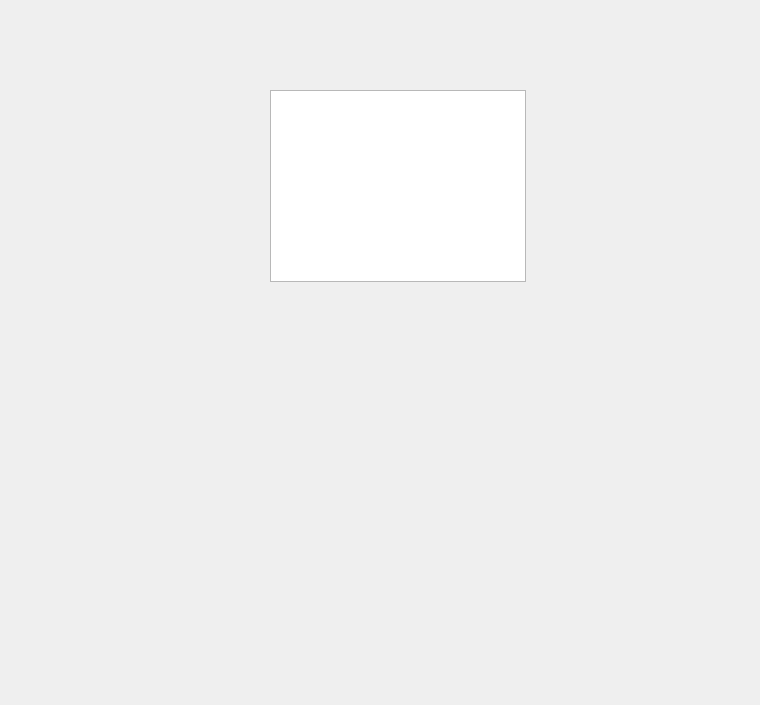
<?xml version="1.0" encoding="UTF-8"?>
<ui version="4.0">
 <class>Form</class>
 <widget class="QWidget" name="Form">
  <property name="geometry">
   <rect>
    <x>0</x>
    <y>0</y>
    <width>760</width>
    <height>705</height>
   </rect>
  </property>
  <property name="windowTitle">
   <string>Form</string>
  </property>
  <widget class="QTableWidget" name="tableWidget">
   <property name="geometry">
    <rect>
     <x>270</x>
     <y>90</y>
     <width>256</width>
     <height>192</height>
    </rect>
   </property>
  </widget>
 </widget>
 <resources/>
 <connections/>
</ui>
